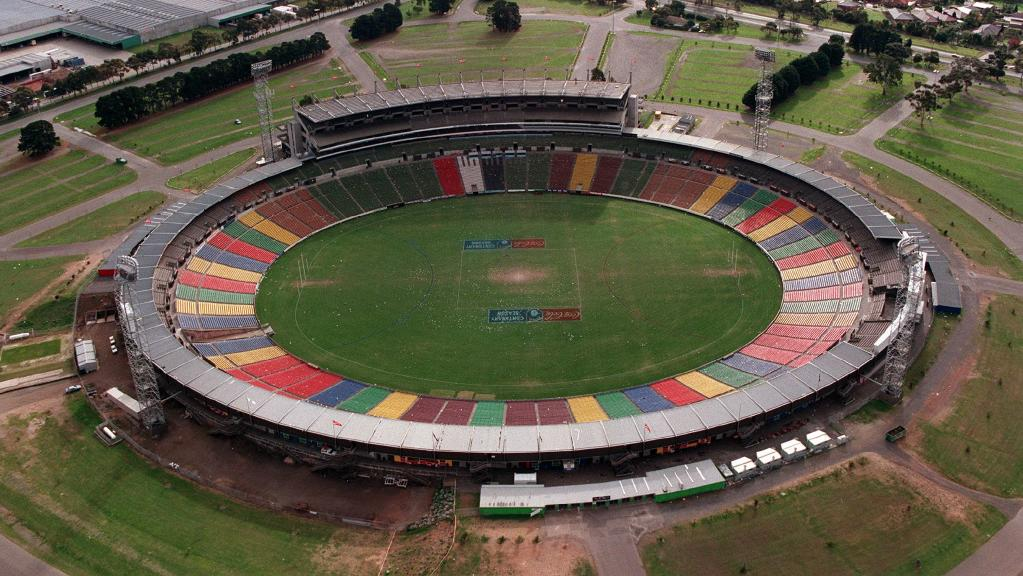
#> input picture .claude/review/waverley_park/source/ref.jpg, 1023 x 576 px, given in place of scg.jpg, which was not available
$ python rdiff.py out.png
#> lines starting #> are read from the running program, lines starting #| are printed output that depends on the picture; after the words box and inside, x2 and y2 are one past the last pixel; in counts of white or black regions, pixels touching at a corner belong together
import cv2,numpy as np,sys
x0,y0,x1,y1=190,390,490,615;k=3
a=cv2.imread('refs/scg.jpg')[y0:y1,x0:x1];b=cv2.imread('out/r0.png')[y0:y1,x0:x1]
#> after `a = cv2.imread('refs/scg.jpg')[y0:y1, x0:x1]`:
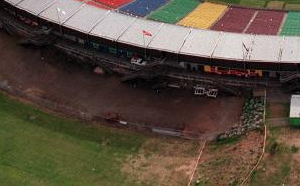
#> a: shape (186, 300, 3); mean B, G, R 65.1, 78.9, 90.9
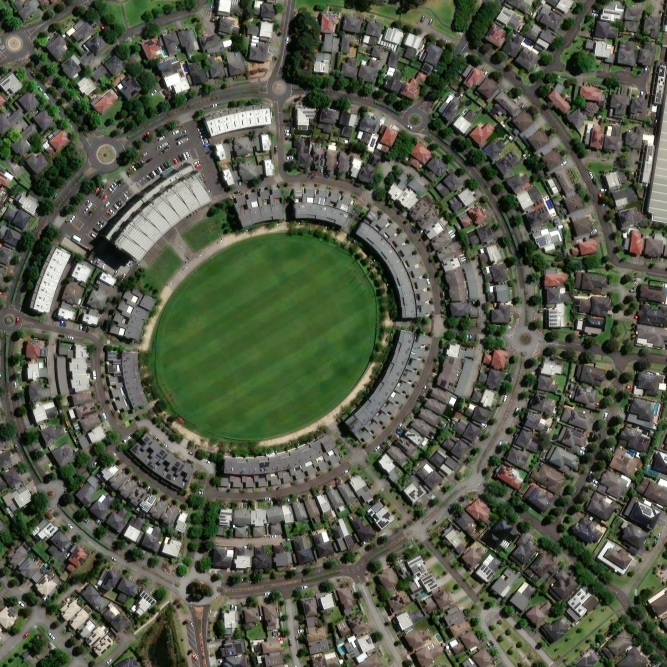
#> input picture .claude/review/waverley_park/source/sat_esri.jpg, 2000 x 2000 px, given in place of r0.png, which was not available (shown at 1/3 size)
#> after `b = cv2.imread('out/r0.png')[y0:y1, x0:x1]`:
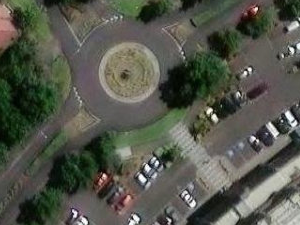
#> b: shape (225, 300, 3); mean B, G, R 75.6, 86.4, 84.2
def gm(im):
    h=cv2.cvtColor(im,cv2.COLOR_BGR2HSV);return ((h[...,0]>30)&(h[...,0]<90)&(h[...,1]>50)&(h[...,2]>45))
#> after `h = cv2.cvtColor(im, cv2.COLOR_BGR2HSV)`: h: shape (186, 300, 3); mean H, S, V 49.3, 92.8, 93.6
#> after `return (h[..., 0] > 30) & (h[..., 0] < 90) & (h[..., 1] > 50) & (h[...`:
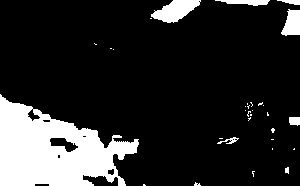
#> returned value: shape (186, 300) bool; 16.4% white; 32 white regions (24 under 20 px), largest, box (x1, y1, x2, y2) and area: (0, 94, 139, 186) 7542, (151, 0, 201, 23) 669, (281, 9, 300, 36) 373
yy,xx=np.mgrid[y0:y1,x0:x1];keep=(xx<300+(yy-395)*(165/175)-6)
#> (the run stopped early here; a loop or call above may not have finished)
